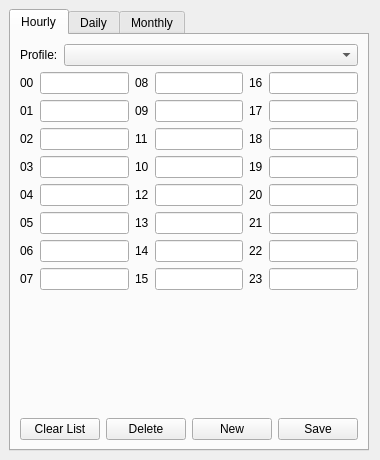
<?xml version="1.0" encoding="UTF-8"?>
<ui version="4.0">
 <class>FormProfiles</class>
 <widget class="QWidget" name="FormProfiles">
  <property name="geometry">
   <rect>
    <x>0</x>
    <y>0</y>
    <width>360</width>
    <height>460</height>
   </rect>
  </property>
  <property name="windowTitle">
   <string>Open ALAQS - Activity Profiles</string>
  </property>
  <layout class="QVBoxLayout" name="verticalLayout">
   <property name="leftMargin">
    <number>9</number>
   </property>
   <property name="topMargin">
    <number>9</number>
   </property>
   <property name="bottomMargin">
    <number>9</number>
   </property>
   <item>
    <widget class="QTabWidget" name="tabWidget">
     <property name="currentIndex">
      <number>0</number>
     </property>
     <widget class="QWidget" name="tab">
      <attribute name="title">
       <string>Hourly</string>
      </attribute>
      <layout class="QGridLayout" name="hourlyLayout">
       <item row="0" column="0" colspan="6">
        <layout class="QHBoxLayout" name="profileLayout_1">
         <item>
          <widget class="QLabel" name="label_3">
           <property name="text">
            <string>Profile:</string>
           </property>
          </widget>
         </item>
         <item>
          <widget class="QComboBox" name="comboBoxHourlyName">
           <property name="sizePolicy">
            <sizepolicy hsizetype="Expanding" vsizetype="Fixed">
             <horstretch>1</horstretch>
             <verstretch>0</verstretch>
            </sizepolicy>
           </property>
          </widget>
         </item>
        </layout>
       </item>
       <item row="1" column="0">
        <widget class="QLabel" name="label_4">
         <property name="text">
          <string>00</string>
         </property>
        </widget>
       </item>
       <item row="1" column="1">
        <widget class="QLineEdit" name="lineEditHourly00"/>
       </item>
       <item row="2" column="0">
        <widget class="QLabel" name="label_5">
         <property name="text">
          <string>01</string>
         </property>
        </widget>
       </item>
       <item row="2" column="1">      
        <widget class="QLineEdit" name="lineEditHourly01"/>
       </item>
       <item row="3" column="0">
        <widget class="QLabel" name="label_6">
         <property name="text">
          <string>02</string>
         </property>
        </widget>
       </item>
       <item row="3" column="1">
        <widget class="QLineEdit" name="lineEditHourly02"/>
       </item>
       <item row="4" column="0">
        <widget class="QLabel" name="label_7">
         <property name="text">
          <string>03</string>
         </property>
        </widget>
       </item>
       <item row="4" column="1">
        <widget class="QLineEdit" name="lineEditHourly03"/>
       </item>
       <item row="5" column="0">
        <widget class="QLabel" name="label_8">
         <property name="text">
          <string>04</string>
         </property>
        </widget>
       </item>
       <item row="5" column="1">
        <widget class="QLineEdit" name="lineEditHourly04"/>
       </item>
       <item row="6" column="0">
        <widget class="QLabel" name="label_9">
         <property name="text">
          <string>05</string>
         </property>
        </widget>
       </item>
       <item row="6" column="1">
        <widget class="QLineEdit" name="lineEditHourly05"/>
       </item>
       <item row="7" column="0">
        <widget class="QLabel" name="label_10">
         <property name="text">
          <string>06</string>
         </property>
        </widget>
       </item>
       <item row="7" column="1">
        <widget class="QLineEdit" name="lineEditHourly06"/>
       </item>
       <item row="8" column="0">
        <widget class="QLabel" name="label_11">
         <property name="text">
          <string>07</string>
         </property>
        </widget>
       </item>
       <item row="8" column="1">
        <widget class="QLineEdit" name="lineEditHourly07"/>
       </item>
       <item row="1" column="3">
        <widget class="QLineEdit" name="lineEditHourly08"/>
       </item>
       <item row="2" column="3">
        <widget class="QLineEdit" name="lineEditHourly09"/>
       </item>
       <item row="3" column="3">
        <widget class="QLineEdit" name="lineEditHourly10"/>
       </item>
       <item row="4" column="3">
        <widget class="QLineEdit" name="lineEditHourly11"/>
       </item>
       <item row="5" column="3">
        <widget class="QLineEdit" name="lineEditHourly12"/>
       </item>
       <item row="6" column="3">
        <widget class="QLineEdit" name="lineEditHourly13"/>
       </item>
       <item row="7" column="3">
        <widget class="QLineEdit" name="lineEditHourly14"/>
       </item>
       <item row="8" column="3">
        <widget class="QLineEdit" name="lineEditHourly15"/>
       </item>
       <item row="1" column="5">
        <widget class="QLineEdit" name="lineEditHourly16"/>
       </item>
       <item row="2" column="5">
        <widget class="QLineEdit" name="lineEditHourly17"/>
       </item>
       <item row="3" column="5">
        <widget class="QLineEdit" name="lineEditHourly18"/>
       </item>
       <item row="4" column="5">
        <widget class="QLineEdit" name="lineEditHourly19"/>
       </item>
       <item row="5" column="5">
        <widget class="QLineEdit" name="lineEditHourly20"/>
       </item>
       <item row="6" column="5">
        <widget class="QLineEdit" name="lineEditHourly21"/>
       </item>
       <item row="7" column="5">
        <widget class="QLineEdit" name="lineEditHourly22"/>
       </item>
       <item row="8" column="5">
        <widget class="QLineEdit" name="lineEditHourly23"/>
       </item>
       <item row="1" column="2">
        <widget class="QLabel" name="label_12">
         <property name="text">
          <string>08</string>
         </property>
        </widget>
       </item>
       <item row="2" column="2">
        <widget class="QLabel" name="label_13">
         <property name="text">
          <string>09</string>
         </property>
        </widget>
       </item>
       <item row="3" column="2">
        <widget class="QLabel" name="label_14">
         <property name="text">
          <string>11</string>
         </property>
        </widget>
       </item>
       <item row="4" column="2">
        <widget class="QLabel" name="label_16">
         <property name="text">
          <string>10</string>
         </property>
        </widget>
       </item>
       <item row="5" column="2">
        <widget class="QLabel" name="label_19">
         <property name="text">
          <string>12</string>
         </property>
        </widget>
       </item>
       <item row="6" column="2">
        <widget class="QLabel" name="label_17">
         <property name="text">
          <string>13</string>
         </property>
        </widget>
       </item>
       <item row="7" column="2">
        <widget class="QLabel" name="label_18">
         <property name="text">
          <string>14</string>
         </property>
        </widget>
       </item>
       <item row="8" column="2">
        <widget class="QLabel" name="label_15">
         <property name="text">
          <string>15</string>
         </property>
        </widget>
       </item>
       <item row="1" column="4">
        <widget class="QLabel" name="label_20">
         <property name="text">
          <string>16</string>
         </property>
        </widget>
       </item>
       <item row="2" column="4">
        <widget class="QLabel" name="label_21">
         <property name="text">
          <string>17</string>
         </property>
        </widget>
       </item>
       <item row="3" column="4">
        <widget class="QLabel" name="label_24">
         <property name="text">
          <string>18</string>
         </property>
        </widget>
       </item>
       <item row="4" column="4">
        <widget class="QLabel" name="label_22">
         <property name="text">
          <string>19</string>
         </property>
        </widget>
       </item>
       <item row="5" column="4">
        <widget class="QLabel" name="label_27">
         <property name="text">
          <string>20</string>
         </property>
        </widget>
       </item>
       <item row="6" column="4">
        <widget class="QLabel" name="label_25">
         <property name="text">
          <string>21</string>
         </property>
        </widget>
       </item>
       <item row="7" column="4">
        <widget class="QLabel" name="label_26">
         <property name="text">
          <string>22</string>
         </property>
        </widget>
       </item>
       <item row="8" column="4">
        <widget class="QLabel" name="label_23">
         <property name="text">
          <string>23</string>
         </property>
        </widget>
       </item>
       <item row="9" column="0" colspan="6">
        <spacer name="verticalSpacer_1">
         <property name="orientation">
          <enum>Qt::Vertical</enum>
         </property>
         <property name="sizeHint" stdset="0">
          <size>
           <width>40</width>
           <height>20</height>
          </size>
         </property>
        </spacer>
       </item>
       <item row="10" column="0" colspan="6">
        <layout class="QHBoxLayout" name="horizontalLayout">
         <item>
          <widget class="QPushButton" name="pushButtonHourlyClear">
           <property name="text">
            <string>Clear List</string>
           </property>
          </widget>
         </item>
         <item>
          <widget class="QPushButton" name="pushButtonHourlyDelete">
           <property name="text">
            <string>Delete</string>
           </property>
          </widget>
         </item>
         <item>
          <widget class="QPushButton" name="pushButtonHourlyNew">
           <property name="text">
            <string>New</string>
           </property>
          </widget>
         </item>
         <item>
          <widget class="QPushButton" name="pushButtonHourlySave">
           <property name="text">
            <string>Save</string>
           </property>
          </widget>
         </item>
        </layout>
       </item>
      </layout>
     </widget>
     <widget class="QWidget" name="tab_2">
      <attribute name="title">
       <string>Daily</string>
      </attribute>
      <layout class="QGridLayout" name="dailyLayout">
       <item row="0" column="0" colspan="2">
        <layout class="QHBoxLayout" name="profileLayout_2">
         <item>
          <widget class="QLabel" name="label_2">
           <property name="text">
            <string>Profile:</string>
           </property>
          </widget>
         </item>
         <item>
          <widget class="QComboBox" name="comboBoxDailyName">
           <property name="sizePolicy">
            <sizepolicy hsizetype="Expanding" vsizetype="Fixed">
             <horstretch>1</horstretch>
             <verstretch>0</verstretch>
            </sizepolicy>
           </property>
          </widget>
         </item>
        </layout>
       </item>
       <item row="1" column="0">
        <widget class="QLabel" name="label_28">
         <property name="text">
          <string>Monday</string>
         </property>
        </widget>
       </item>
       <item row="1" column="1">
        <widget class="QLineEdit" name="lineEditDailyMon"/>
       </item>
       <item row="2" column="0">
        <widget class="QLabel" name="label_29">
         <property name="text">
          <string>Tuesday</string>
         </property>
        </widget>
       </item>
       <item row="2" column="1">
        <widget class="QLineEdit" name="lineEditDailyTues"/>
       </item>
       <item row="3" column="0">
        <widget class="QLabel" name="label_30">
         <property name="text">
          <string>Wednesday</string>
         </property>
        </widget>
       </item>
       <item row="3" column="1">
        <widget class="QLineEdit" name="lineEditDailyWed"/>
       </item>
       <item row="4" column="0">
        <widget class="QLabel" name="label_31">
         <property name="text">
          <string>Thursday</string>
         </property>
        </widget>
       </item>
       <item row="4" column="1">
        <widget class="QLineEdit" name="lineEditDailyThurs"/>
       </item>
       <item row="5" column="0">
        <widget class="QLabel" name="label_32">
         <property name="text">
          <string>Friday</string>
         </property>
        </widget>
       </item>
       <item row="5" column="1">
        <widget class="QLineEdit" name="lineEditDailyFri"/>
       </item>
       <item row="6" column="0">
        <widget class="QLabel" name="label_33">
         <property name="text">
          <string>Saturday</string>
         </property>
        </widget>
       </item>
       <item row="6" column="1">
        <widget class="QLineEdit" name="lineEditDailySat"/>
       </item>
       <item row="7" column="0">
        <widget class="QLabel" name="label_34">
         <property name="text">
          <string>Sunday</string>
         </property>
        </widget>
       </item>
       <item row="7" column="1">
        <widget class="QLineEdit" name="lineEditDailySun"/>
       </item>
       <item row="8" column="0" colspan="2">
        <spacer name="verticalSpacer_2">
         <property name="orientation">
          <enum>Qt::Vertical</enum>
         </property>
         <property name="sizeHint" stdset="0">
          <size>
           <width>40</width>
           <height>20</height>
          </size>
         </property>
        </spacer>
       </item>
       <item row="9" column="0" colspan="2">
        <layout class="QHBoxLayout" name="horizontalLayout_2">
         <item>
          <widget class="QPushButton" name="pushButtonDailyClear">
           <property name="text">
            <string>Clear List</string>
           </property>
          </widget>
         </item>
         <item>
          <widget class="QPushButton" name="pushButtonDailyDelete">
           <property name="text">
            <string>Delete</string>
           </property>
          </widget>
         </item>
         <item>
          <widget class="QPushButton" name="pushButtonDailyNew">
           <property name="text">
            <string>New</string>
           </property>
          </widget>
         </item>
         <item>
          <widget class="QPushButton" name="pushButtonDailySave">
           <property name="text">
            <string>Save</string>
           </property>
          </widget>
         </item>
        </layout>
       </item>
      </layout>
     </widget> 
     <widget class="QWidget" name="tab_3">
      <attribute name="title">
       <string>Monthly</string>
      </attribute>
      <layout class="QGridLayout" name="monthlyLayout">
       <item row="0" column="0" colspan="4">
        <layout class="QHBoxLayout" name="profileLayout_3">
         <item>
          <widget class="QLabel" name="label">
           <property name="text">
            <string>Profile:</string>
           </property>
          </widget>
         </item>
         <item>
          <widget class="QComboBox" name="comboBoxMonthlyName">
           <property name="sizePolicy">
            <sizepolicy hsizetype="Expanding" vsizetype="Fixed">
             <horstretch>1</horstretch>
             <verstretch>0</verstretch>
            </sizepolicy>
           </property>
          </widget>
         </item>
        </layout>
       </item>
       <item row="1" column="1">
        <widget class="QLineEdit" name="lineEditMonthlyJan"/>
       </item>
       <item row="2" column="1">
        <widget class="QLineEdit" name="lineEditMonthlyFeb"/>
       </item>
       <item row="3" column="1">
        <widget class="QLineEdit" name="lineEditMonthlyMar"/>
       </item>
       <item row="4" column="1">
        <widget class="QLineEdit" name="lineEditMonthlyApr"/>
       </item>
       <item row="5" column="1">
        <widget class="QLineEdit" name="lineEditMonthlyMay"/>
       </item>
       <item row="6" column="1">
        <widget class="QLineEdit" name="lineEditMonthlyJun"/>
       </item>
       <item row="1" column="3">
        <widget class="QLineEdit" name="lineEditMonthlyJul"/>
       </item>
       <item row="2" column="3">
        <widget class="QLineEdit" name="lineEditMonthlyAug"/>
       </item>
       <item row="3" column="3">
        <widget class="QLineEdit" name="lineEditMonthlySep"/>
       </item>
       <item row="4" column="3">
        <widget class="QLineEdit" name="lineEditMonthlyOct"/>
       </item>
       <item row="5" column="3">
        <widget class="QLineEdit" name="lineEditMonthlyNov"/>
       </item>
       <item row="6" column="3">
        <widget class="QLineEdit" name="lineEditMonthlyDec"/>
       </item>
       <item row="1" column="0">
        <widget class="QLabel" name="label_69">
         <property name="text">
          <string>January</string>
         </property>
        </widget>
       </item>
       <item row="2" column="0">
        <widget class="QLabel" name="label_71">
         <property name="text">
          <string>February</string>
         </property>
        </widget>
       </item>
       <item row="3" column="0">
        <widget class="QLabel" name="label_73">
         <property name="text">
          <string>March</string>
         </property>
        </widget>
       </item>
       <item row="4" column="0">
        <widget class="QLabel" name="label_75">
         <property name="text">
          <string>April</string>
         </property>
        </widget>
       </item>
       <item row="5" column="0">
        <widget class="QLabel" name="label_77">
         <property name="text">
          <string>May</string>
         </property>
        </widget>
       </item>
       <item row="6" column="0">
        <widget class="QLabel" name="label_79">
         <property name="text">
          <string>June</string>
         </property>
        </widget>
       </item>
       <item row="1" column="2">
        <widget class="QLabel" name="label_70">
         <property name="text">
          <string>July</string>
         </property>
        </widget>
       </item>
       <item row="2" column="2">
        <widget class="QLabel" name="label_72">
         <property name="text">
          <string>August</string>
         </property>
        </widget>
       </item>
       <item row="3" column="2">
        <widget class="QLabel" name="label_74">
         <property name="text">
          <string>September</string>
         </property>
        </widget>
       </item>
       <item row="4" column="2">
        <widget class="QLabel" name="label_76">
         <property name="text">
          <string>October</string>
         </property>
        </widget>
       </item>
       <item row="5" column="2">
        <widget class="QLabel" name="label_78">
         <property name="text">
          <string>November</string>
         </property>
        </widget>
       </item>
       <item row="6" column="2">
        <widget class="QLabel" name="label_80">
         <property name="text">
          <string>December</string>
         </property>
        </widget>
       </item>
       <item row="7" column="0" colspan="4">
        <spacer name="verticalSpacer_3">
         <property name="orientation">
          <enum>Qt::Vertical</enum>
         </property>
         <property name="sizeHint" stdset="0">
          <size>
           <width>40</width>
           <height>20</height>
          </size>
         </property>
        </spacer>
       </item>
       <item row="8" column="0" colspan="4">
        <layout class="QHBoxLayout" name="horizontalLayout_3">
         <item>
          <widget class="QPushButton" name="pushButtonMonthlyClear">
           <property name="text">
            <string>Clear List</string>
           </property>
          </widget>
         </item>
         <item>
          <widget class="QPushButton" name="pushButtonMonthlyDelete">
           <property name="text">
            <string>Delete</string>
           </property>
          </widget>
         </item>
         <item>
          <widget class="QPushButton" name="pushButtonMonthlyNew">
           <property name="text">
            <string>New</string>
           </property>
          </widget>
         </item>
         <item>
          <widget class="QPushButton" name="pushButtonMonthlySave">
           <property name="text">
            <string>Save</string>
           </property>
          </widget>
         </item>   
        </layout>
       </item>
      </layout>
     </widget>
    </widget>
   </item>
  </layout>
 </widget>
 <resources/>
 <connections/>
</ui>
